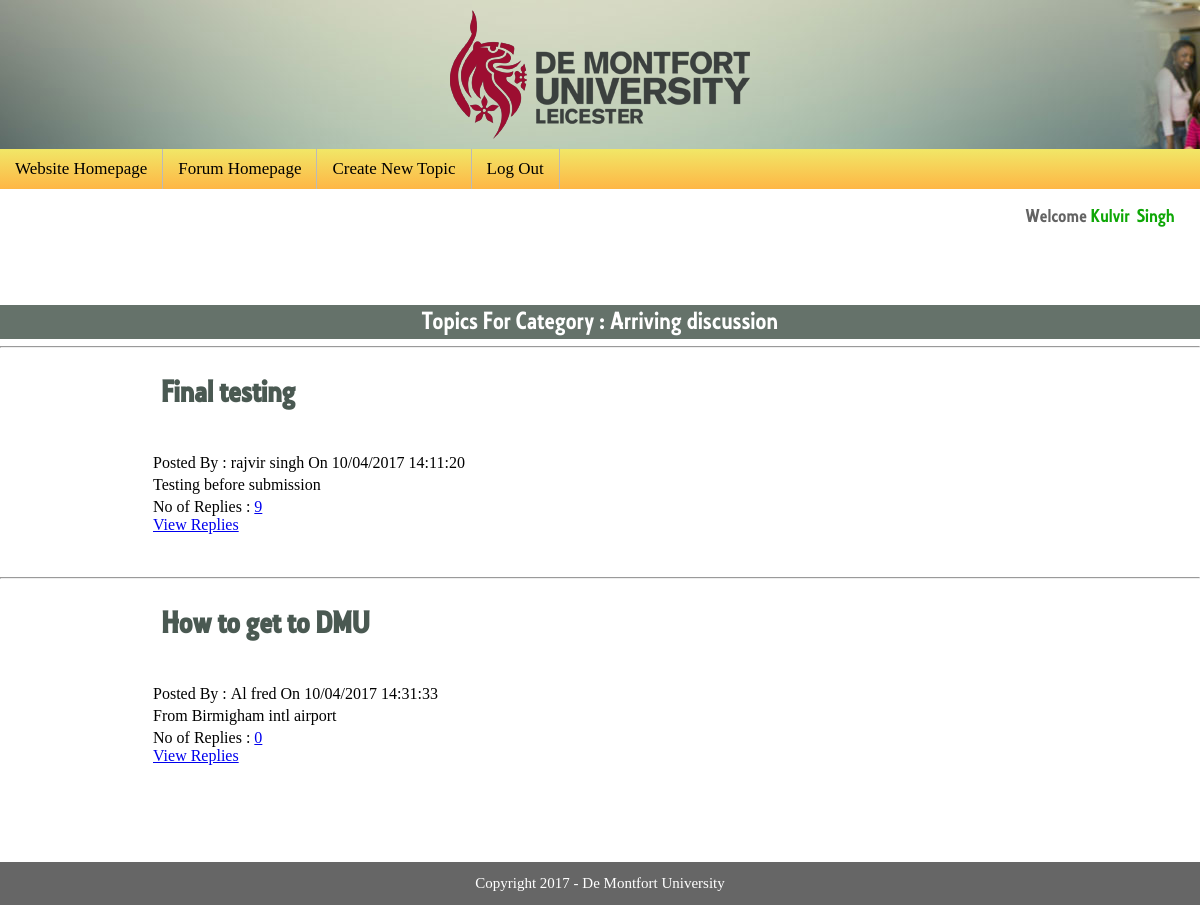
/forum/showcategory.php?catid=1 (signed in), run on the app's committed database.
### tables this page shows
CREATE TABLE `users` (
  `userid` int(11) NOT NULL,
  `fname` varchar(50) NOT NULL,
  `lname` varchar(50) NOT NULL,
  `email` varchar(50) NOT NULL,
  `mobile` varchar(15) NOT NULL,
  `password` varchar(50) NOT NULL
);

CREATE TABLE `categories` (
  `catid` int(11) NOT NULL,
  `cat_name` varchar(50) NOT NULL,
  `cat_desc` varchar(100) NOT NULL,
  `topic_count` int(11) NOT NULL
);

CREATE TABLE `topics` (
  `topic_Id` int(11) NOT NULL,
  `catid` int(11) NOT NULL,
  `c_date` datetime NOT NULL,
  `userid` int(11) NOT NULL,
  `useremail` varchar(50) NOT NULL,
  `tname` varchar(250) NOT NULL,
  `message` text NOT NULL,
  `replies` int(11) NOT NULL,
  `last_reply_date` datetime NOT NULL,
  `last_reply_by` varchar(50) NOT NULL
);

### forum/showcategory.php (the view, shortened to what this page needs)
<?php
 $catid= $_GET['catid'];
 $res=mysql_query("SELECT * FROM users WHERE userId=".$_SESSION['user']);
 $userRow=mysql_fetch_array($res);
?>
<html>
<head>
<link rel="stylesheet" href="css/screen.css">
 <link rel="stylesheet" href="../css/custom.css" media="all">
</head>
<body>
 <div class="row">
        <div class="col-12" style="padding:0px !important;" >
		<div class="header" id="header" align="center">
		    <div class="logo" style="padding: 10px 10px;">
		    <img src="images/logo-gray.png" width="300" alt="Welcome to De Montfort University" width="300" />
		    </div>
             </div>
              </div>
               </div>
<div align="center">
<div  class="nav">
<div class="section-inner">
		<ul class="clearfix">
            <li><a href="http://localhost/home.html">Website Homepage</a></li>
			<li><a href="index.php">Forum Homepage</a></li>
			<li><a href="newtopic.php">Create New Topic</a></li>
			<li><a href="logout.php?logout">Log Out</a></li>
		</ul>
	</div>
    </div>
<section id="maincontent">
 <div class="row">
<div class="col-10 "></div>
<div class="col-2 ">
 <span class="forum-wel"> Welcome
<span class="nbold"><?php echo $userRow['fname']."&nbsp;&nbsp;". $userRow['lname']; ?> </span>
 </span>
</div>
</div>
<div id="container1">
  <p>
    <?php
$res=mysql_query("SELECT * FROM categories where catid=$catid");
$row = mysql_fetch_array($res);
?>
<div class="row">
<div class="col-12" style="padding:0;background-color: #65726A;    ">
<span class="forum-title" >Topics For Category : <?php echo $row['cat_name'];?></span>
 </div>
 </div>
<?php
$res=mysql_query("SELECT * FROM topics where catid=$catid");
while ($row = mysql_fetch_array($res)) {
        $user_id =   $row['userid'];
	?>
    	<hr/>
  </p>
  <table width="75%" border="0" align="center">
  <tr>
    <td width="80%"><h3 class="forum-title" style="color:#4A5952;"><?php
	echo $row['tname']
	?> </h3>
    <?php
    $res_author=mysql_query("SELECT * FROM users where userid=$user_id");
    while ($at_row = mysql_fetch_array($res_author) ){
    echo "Posted By :&nbsp;". $at_row[1]."&nbsp;". $at_row['lname'];}
    echo "  On " . date("d/m/Y H:i:s",strtotime($row['c_date']));?>
	</td>
    <td width="20%">&nbsp;</td>
  </tr>
  <tr>
    <td><?php
	echo $row['message']
	?></td>
    <td>&nbsp;</td>
  </tr>
  <tr>
    <td>
      <p>
        No of Replies : <a href="showtopic.php?topicid=<?php
	echo $row[0];?>"><?php
	echo $row['replies'];
	echo "<br/>";
	echo "View Replies";
	echo "</a>"
  ?>
      </p>
      <p>&nbsp;</p></td>
    <td>&nbsp;</td>
  </tr>
</table>
<?php
}
	?>
</div>
<footer id="footer">
<p><?php include 'footer.php';?></p>
</footer>
</body>
</html>

### forum/footer.php
<?php
echo "Copyright 2017 - De Montfort University";
?>

### css/custom.css (style rules this page uses)
body, html { height: 99.4%; padding:0; margin: 0; }
* { box-sizing: border-box; }
.row::after { content: ""; clear: both; display: table; }
[class*="col-"] { float: left; padding: 15px; }
.col-2 { width: 16.66%; }
.col-10 { width: 83.33%; }
.col-12 { width: 100%; }
.logo { width: 100% }
.nav { overflow: hidden; background: #f1e767; background: -moz-linear-gradient(top, #f1e767 0%, #feb645 100%); background: -webkit-linear-gradient(top, #f1e767 0%,#feb645 100%); background: linear-gradient(to bottom, #f1e767 0%,#feb645 100%); filter: progid:DXImageTransform.Microsoft.gradient( startColorstr='#f1e767', endColorstr='#feb645',GradientType=0 ); }
.nav a { float: left; display: block; color: #5D655D; text-align: center; padding: 14px 16px; text-decoration: none; font-size: 17px; }
.forum-title { font-family: 'collegiateregular'; font-size: 2em; color:#FFFFFF; padding: 8px; }
.forum-wel { font-family: 'collegiateregular'; font-size: 1.5em; color:#636363; text-transform: capitalize; }
.nbold { font-weight:400; color:#0EA706; }

### forum/css/style.css (style rules this page uses)
body { padding:0; margin:0; font-size:small; width:100%; height: 100%; }
#header { top:0; overflow:hidden; background-image: url(../images/headerimg.jpg); width:100%; color:white; border-bottom:0px solid green; height:auto; text-align:center; }
#container1 { width:100%; margin:5%; margin-right:auto; margin-left:auto; height:auto; }
div.nav { background-color: #d4d4d4; }
div.nav ul { margin: 0; padding: 0; }
div.nav ul li { list-style: none; float: left; font-size: 93%; }
div.nav ul li a:link, div.nav ul li a:visited { display: block; padding: 10px 15px; text-decoration: none; color: #000; border-right: 1px solid #bababa; }
#footer { bottom:0; background-color:#666; width:100%; color:white; height:auto; text-align:center; padding: 0 10px 0 10px; }
#footer p { font-size:15px; text-transform: capitalize; padding:13px 0px 13px 0px; }

### data on the page
users: fname "Kulvir", lname "Singh"
categories: cat_name "Arriving discussion"
topics: tname "Final testing", c_date "10/04/2017 14:11:20", message "Testing before submission", replies "9"
users: fname "rajvir", lname "singh"
topics: tname "How to get to DMU", c_date "10/04/2017 14:31:33", message "From Birmigham intl airport", replies "0"
users: fname "Al", lname "fred"
